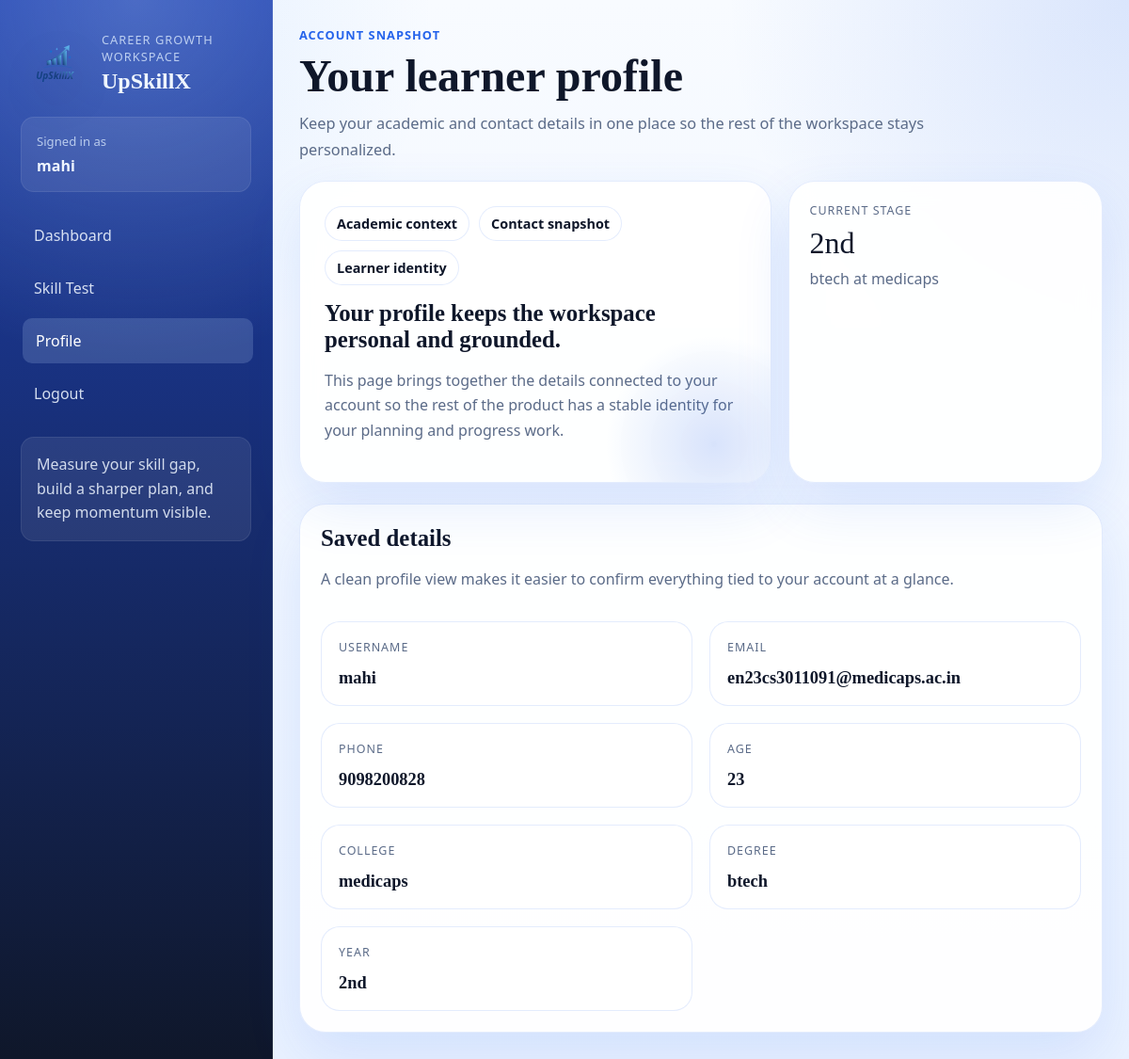
Screenshot of /profile (signed in) with the database file from the repository.
### tables this page shows
CREATE TABLE users (
        id INTEGER PRIMARY KEY AUTOINCREMENT,
        username TEXT UNIQUE,
        password TEXT,
        email TEXT,
        phone TEXT,
        age INTEGER,
        college TEXT,
        degree TEXT,
        year TEXT
    );

### app.py (the view)
@app.route("/profile")
@login_required
def profile():
    user_details = get_user_details(session["user"])
    if not user_details:
        flash("User profile not found", "error")
        return redirect("/")
    return render_template(
        "profile.html",
        user=session["user"],
        profile=user_details,
        active_page="profile",
        page_eyebrow="Account Snapshot",
        page_title="Your learner profile",
        page_description="Keep your academic and contact details in one place so the rest of the workspace stays personalized.",
    )

### app.py (called while the page is built)
def get_user_details(username):
    conn = sqlite3.connect("users.db")
    conn.row_factory = sqlite3.Row
    cur = conn.cursor()
    cur.execute(
        "SELECT username, email, phone, age, college, degree, year FROM users WHERE username=?",
        (username,)
    )
    user = cur.fetchone()
    conn.close()
    return dict(user) if user else None

def login_required(func):
    @wraps(func)
    def wrapper(*args, **kwargs):
        if "user" not in session:
            print("NOT LOGGED IN")  # DEBUG
            return redirect("/login")
        return func(*args, **kwargs)
    return wrapper

### templates/profile.html (shortened to what this page needs)
{% extends "base.html" %}
{% block content %}
    <section class="hero-grid">
        <article class="hero-card">
            <div class="stack">
                <div class="hero-badges">
                    <span class="badge">Academic context</span>
                    <span class="badge">Contact snapshot</span>
                    <span class="badge">Learner identity</span>
                </div>
                <div>
                    <h2 class="hero-title">Your profile keeps the workspace personal and grounded.</h2>
                    <p class="hero-copy">This page brings together the details connected to your account so the rest of the product has a stable identity for your planning and progress work.</p>
                </div>
            </div>
        </article>
        <article class="metric-card">
            <p class="metric-label">Current stage</p>
            <p class="metric-value">{{ profile.year }}</p>
            <p class="metric-detail">{{ profile.degree }} at {{ profile.college }}</p>
        </article>
    </section>
    <section class="list-card">
        <div class="stack">
            <div>
                <h2 class="section-title">Saved details</h2>
                <p class="section-copy">A clean profile view makes it easier to confirm everything tied to your account at a glance.</p>
            </div>
            <div class="profile-grid">
                <article class="data-card">
                    <p class="data-key">Username</p>
                    <h3 class="data-label">{{ profile.username }}</h3>
                </article>
                <article class="data-card">
                    <p class="data-key">Email</p>
                    <h3 class="data-label">{{ profile.email }}</h3>
                </article>
                <article class="data-card">
                    <p class="data-key">Phone</p>
                    <h3 class="data-label">{{ profile.phone }}</h3>
                </article>
                <article class="data-card">
                    <p class="data-key">Age</p>
                    <h3 class="data-label">{{ profile.age }}</h3>
                </article>
                <article class="data-card">
                    <p class="data-key">College</p>
                    <h3 class="data-label">{{ profile.college }}</h3>
                </article>
                <article class="data-card">
                    <p class="data-key">Degree</p>
                    <h3 class="data-label">{{ profile.degree }}</h3>
                </article>
                <article class="data-card">
                    <p class="data-key">Year</p>
                    <h3 class="data-label">{{ profile.year }}</h3>
                </article>
            </div>
        </div>
    </section>
{% endblock %}

### templates/base.html (shortened to what this page needs)
<!DOCTYPE html>
<html lang="en">
<head>
    <link rel="stylesheet" href="{{ url_for('static', filename='css/app.css') }}">
</head>
<body>
    <div class="app-shell">
        <aside class="sidebar">
            <div class="brand-block">
                <img src="{{ url_for('static', filename='img/upskillx-logo.svg') }}" alt="UpSkillX logo" class="brand-logo">
                <div>
                    <p class="brand-kicker">Career growth workspace</p>
                    <h2 class="brand-name">UpSkillX</h2>
                </div>
            </div>
            <div class="user-chip">
                <span class="user-chip-label">Signed in as</span>
                <strong>{{ user }}</strong>
            </div>
            <nav class="nav-links">
                <a href="/" class="{% if active_page == 'dashboard' %}active{% endif %}">Dashboard</a>
                <a href="/rate_skills" class="{% if active_page == 'skill_test' %}active{% endif %}">Skill Test</a>
                <a href="/profile" class="{% if active_page == 'profile' %}active{% endif %}">Profile</a>
                <a href="/logout">Logout</a>
            </nav>
            <div class="sidebar-note">
                <p>Measure your skill gap, build a sharper plan, and keep momentum visible.</p>
            </div>
        </aside>
        <div class="workspace">
            <header class="topbar">
                <div>
                    {% if page_eyebrow %}
                        <p class="eyebrow">{{ page_eyebrow }}</p>
                    {% endif %}
                    <h1 class="page-title">{{ page_title or "UpSkillX" }}</h1>
                    {% if page_description %}
                        <p class="page-description">{{ page_description }}</p>
                    {% endif %}
                </div>
            </header>
            <main class="page-content">
                {% block content %}{% endblock %}
            </main>
        </div>
    </div>
</body>
</html>

### rows the page displays
users: username "mahi", year "2nd", degree "btech", college "medicaps", email "en23cs3011091@medicaps.ac.in", phone "9098200828", age "23"

### other values shown
{{ page_eyebrow }} "ACCOUNT SNAPSHOT"
{{ page_title or "UpSkillX" }} "Your learner profile"
{{ page_description }} "Keep your academic and contact details in one place so the rest of the workspace stays personalized."
